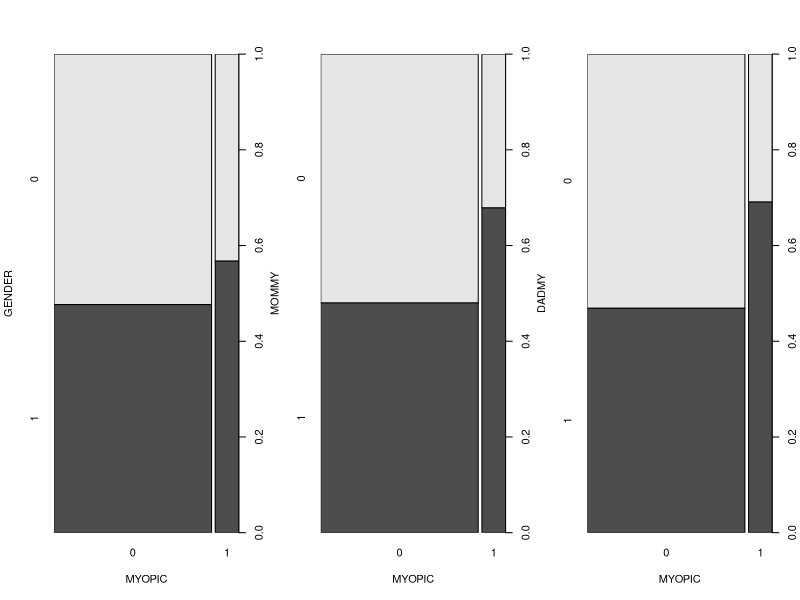
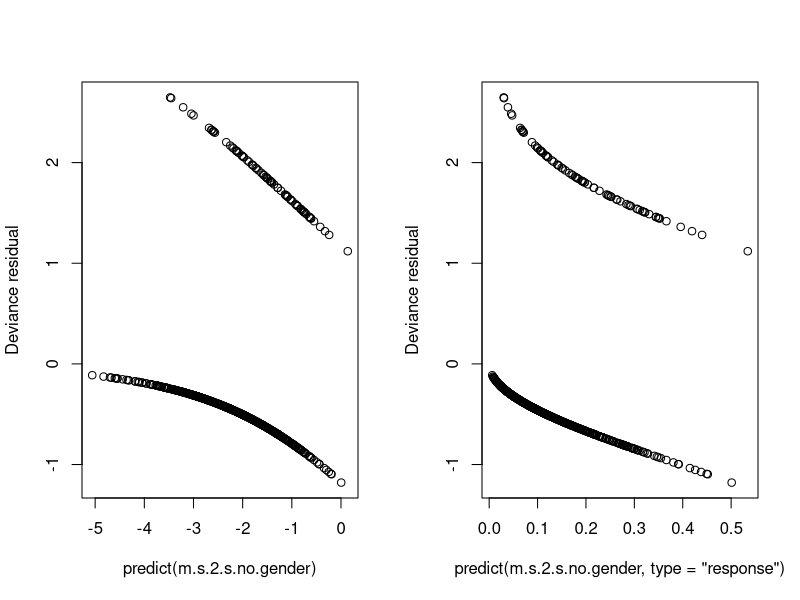
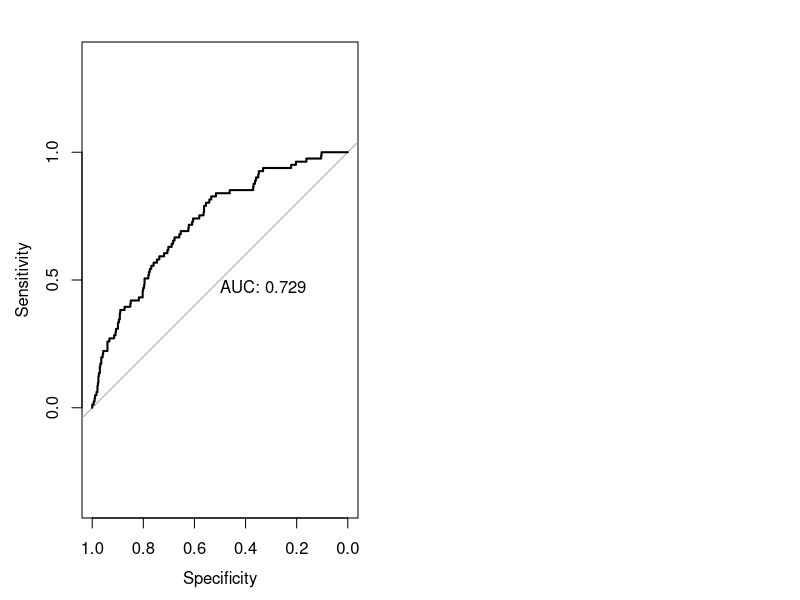
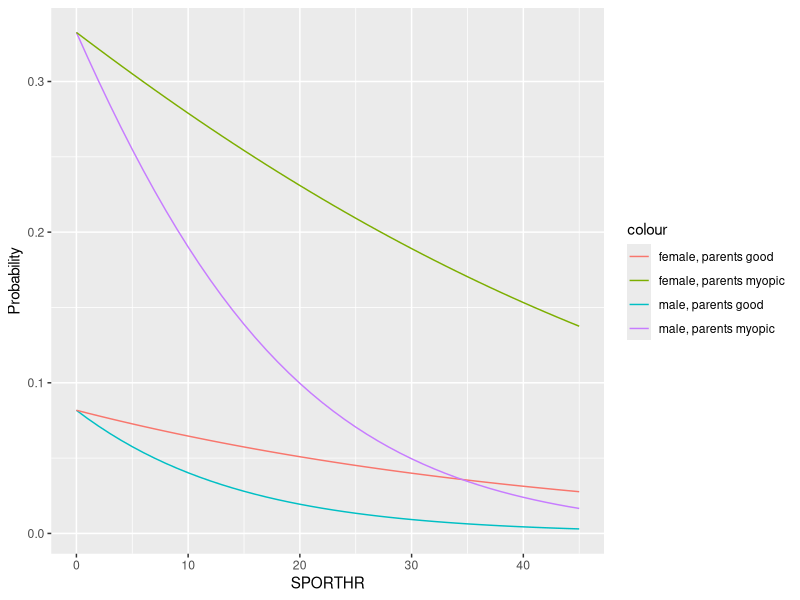

Generate these figures, in order, with R:
## ---- chunk 1
knitr::opts_chunk$set(warning=FALSE, message=FALSE, fig.align = "center")
library(plyr)
library(pROC)
library(ggplot2)
## ---- chunk 2
myopia = read.csv('myopia.csv', row.names = 'ID')
myopia$MYOPIC = factor(myopia$MYOPIC)
myopia$GENDER = factor(myopia$GENDER)
myopia$MOMMY = factor(myopia$MOMMY)
myopia$DADMY = factor(myopia$DADMY)
head(myopia)
## ---- chunk 3
par(mfrow=c(1,3))
plot(myopia$MYOPIC, myopia$GENDER, xlab = "MYOPIC", ylab = "GENDER")
plot(myopia$MYOPIC, myopia$MOMMY, xlab = "MYOPIC", ylab = "MOMMY")
plot(myopia$MYOPIC, myopia$DADMY, xlab = "MYOPIC", ylab = "DADMY")
## ---- chunk 4
summary(glm(MYOPIC ~ GENDER + MOMMY + DADMY, data = myopia, 
            family = binomial(logit)))$coefficients
## ---- chunk 5
myopia.table <- xtabs(~ MOMMY + DADMY + MYOPIC, data = myopia)
ftable(myopia.table)
summary(myopia.table)
## ---- chunk 6
summary(glm(MYOPIC ~ ., data = myopia, family = binomial(logit)))$coefficients
## ---- chunk 7
m.eyeball.no.AL <- step(glm(MYOPIC ~ .^2 , data = 
            myopia[, c('MYOPIC', 'ACD', 'LT', 'VCD')], family = binomial(logit)))
m.eyeball.no.ACD <- step(glm(MYOPIC ~ .^2 , data = 
            myopia[, c('MYOPIC', 'AL', 'LT', 'VCD')], family = binomial(logit)))
m.eyeball.no.LT <- step(glm(MYOPIC ~ .^2 , data = 
            myopia[, c('MYOPIC', 'AL', 'ACD', 'VCD')], family = binomial(logit)))
m.eyeball.no.VCD <- step(glm(MYOPIC ~ .^2 , data = 
            myopia[, c('MYOPIC', 'AL', 'ACD', 'LT')], family = binomial(logit)))
## ---- chunk 8
summary(m.eyeball.no.AL)$coefficients
summary(m.eyeball.no.ACD)$coefficients
summary(m.eyeball.no.LT)$coefficients
summary(m.eyeball.no.VCD)$coefficients
## ---- chunk 9
summary(m <- glm(MYOPIC ~ . - STUDYYEAR - SPHEQ - AL - LT - VCD - DIOPTERHR, 
                  data = myopia, family = binomial(logit)))$coefficients
## ---- chunk 10
m.s <- step(m)
## ---- chunk 11
summary(m.s)$coefficients
## ---- chunk 12
m.2.s <- step(glm(MYOPIC ~ .^2, data = myopia[, c('MYOPIC', 'AGE', 'GENDER', 'ACD', 
              'SPORTHR', 'READHR', 'COMPHR', 'STUDYHR', 'TVHR', 'MOMMY', 'DADMY')], 
              family = binomial(logit)))
## ---- chunk 13
summary(m.2.s)$coefficients
## ---- chunk 14
m.s.2.s <- step(glm(MYOPIC ~ .^2, data = myopia[, c('MYOPIC', 'GENDER', 'ACD', 
    'SPORTHR', 'READHR', 'MOMMY', 'DADMY')], family = binomial(logit)))
## ---- chunk 15
summary(m.s.2.s)$coefficients
## ---- chunk 16
m.s.2.s.no.gender <- glm(formula = MYOPIC ~ ACD + SPORTHR + READHR + MOMMY + DADMY + 
     GENDER:SPORTHR, data = myopia[, c("MYOPIC", "GENDER", "ACD", "SPORTHR", "READHR", 
                                       "MOMMY", "DADMY")], family = binomial(logit))
summary(m.s.2.s.no.gender)
## ---- chunk 17
# Model validity
with(pchisq(deviance, df.residual), data = m.s.2.s.no.gender)
# H_0 independent hypothesis
with(pchisq(null.deviance - deviance, df.null - df.residual, 
            lower.tail = F), data = m.s.2.s.no.gender)
## ---- chunk 18
par(mfrow=c(1,2))
plot(predict(m.s.2.s.no.gender), resid(m.s.2.s.no.gender), ylab = 'Deviance residual')
plot(predict(m.s.2.s.no.gender, type = 'response'), resid(m.s.2.s.no.gender), ylab = 'Deviance residual')
## ---- chunk 19
result <- roc(myopia$MYOPIC,predict(m.s.2.s.no.gender,type = "response"))
plot(result, print.auc = TRUE)
## ---- chunk 20
se = sqrt(vcov(m.s.2.s.no.gender)['MOMMY1', 'MOMMY1'] + 
          vcov(m.s.2.s.no.gender)['DADMY1', 'DADMY1'] - 
      2 * vcov(m.s.2.s.no.gender)['DADMY1', 'MOMMY1'])
pnorm(m.s.2.s.no.gender$coefficients[['MOMMY1']] - 
      m.s.2.s.no.gender$coefficients[['DADMY1']], se)
## ---- chunk 21
SPORTHR.seq = seq(min(myopia$SPORTHR), max(myopia$SPORTHR))
newdata = data.frame(SPORTHR = SPORTHR.seq,
  male.parents_good = predict(m.s.2.s.no.gender, newdata = with(myopia, 
    data.frame(GENDER = factor(0), ACD = mean(ACD), SPORTHR = SPORTHR.seq,
    READHR = mean(READHR), MOMMY = factor(0), DADMY = factor(0))), type = 'response'),
  female.parents_good = predict(m.s.2.s.no.gender, newdata = with(myopia, 
    data.frame(GENDER = factor(1), ACD = mean(ACD), SPORTHR = SPORTHR.seq,
    READHR = mean(READHR), MOMMY = factor(0), DADMY = factor(0))), type = 'response'),
  male.parents_myopic = predict(m.s.2.s.no.gender, newdata = with(myopia, 
    data.frame(GENDER = factor(0), ACD = mean(ACD), SPORTHR = SPORTHR.seq,
    READHR = mean(READHR), MOMMY = factor(1), DADMY = factor(1))), type = 'response'),
  female.parents_myopic = predict(m.s.2.s.no.gender, newdata = with(myopia, 
    data.frame(GENDER = factor(1), ACD = mean(ACD), SPORTHR = SPORTHR.seq,
    READHR = mean(READHR), MOMMY = factor(1), DADMY = factor(1))), type = 'response'))

ggplot(data = newdata, aes(x = SPORTHR)) + 
  geom_line(aes(y = male.parents_good,col = 'male, parents good')) + 
  geom_line(aes(y = female.parents_good, col = 'female, parents good')) + 
  geom_line(aes(y = male.parents_myopic, col = 'male, parents myopic')) + 
  geom_line(aes(y = female.parents_myopic, col = 'female, parents myopic')) + 
  ylab("Probability")
